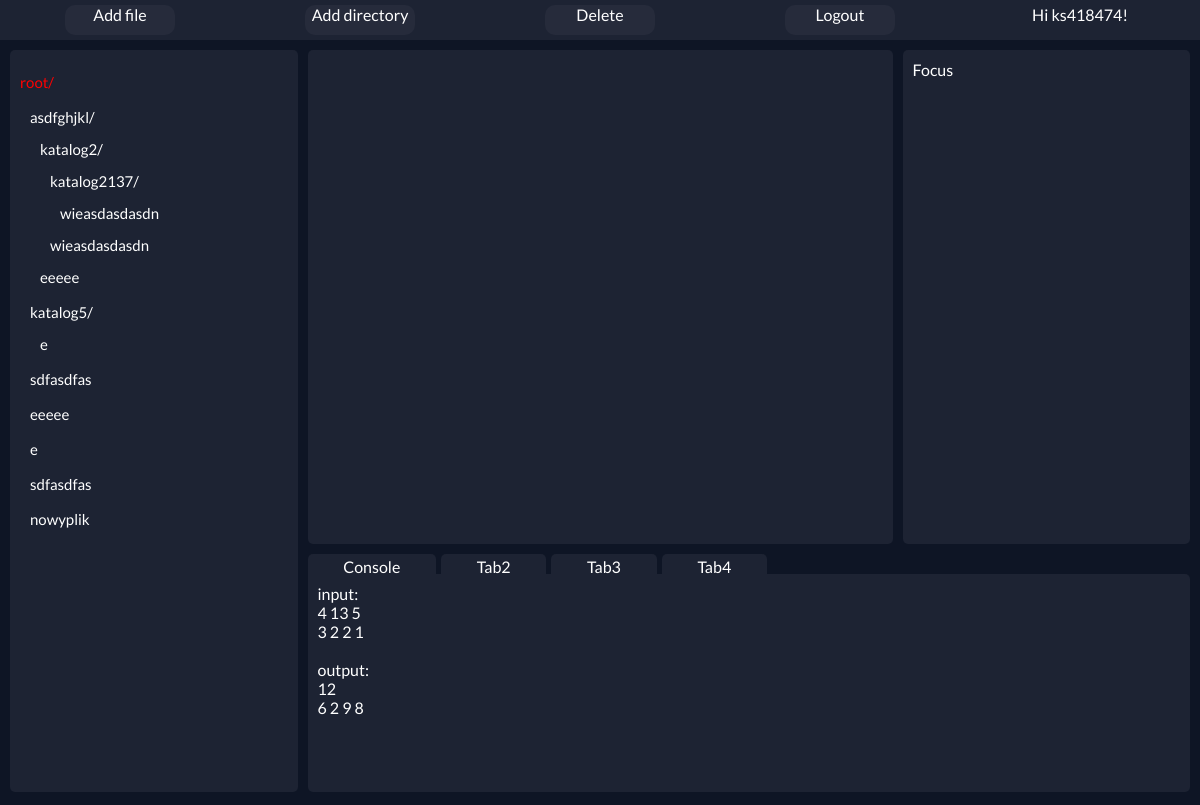
The app's page / (signed in) with its own data.
### utils/models.py (models this page shows, shortened)
class Entity(models.Model):
    timestamp = models.DateTimeField(default=timezone.now)
    validity_flag = models.BooleanField(default=True)

class Directory(Entity):
    name = models.CharField(max_length=50)
    description = models.CharField(max_length=255, blank=True, default='')
    creation_date = models.DateTimeField(default=timezone.now)
    owner = models.ForeignKey(User, on_delete=models.CASCADE)
    availability_flag = models.BooleanField(default=True)
    parent_dir = models.ForeignKey('Directory', on_delete=models.CASCADE, null=True)

class File(Entity):
    name = models.CharField(max_length=50)
    description = models.CharField(max_length=255, blank=True, default='')
    creation_date = models.DateTimeField(default=timezone.now)
    owner = models.ForeignKey(User, on_delete=models.CASCADE)
    availability_flag = models.BooleanField(default=True)
    parent_dir = models.ForeignKey('Directory', on_delete=models.CASCADE, null=True)
    content = models.FileField(upload_to='users_files/', default='')

### utils/views.py (the view)
# urls.py: path('', views.index, name='index'),
def index(request, id=-1):
    if not request.user.is_authenticated:
        dir_tree = ''
        file_content = ''
        return render(request, 'utils/base.html')
    dirs = Directory.objects.all().filter(parent_dir=None, owner=request.user)
    return render(request, 'utils/base.html', {
        'files' : File.objects.all(),
        'directories' : Directory.objects.all(),
        'currentDir' : None,
    })

### utils/templates/utils/base.html (shortened to what this page needs)
{% load static %}
<!DOCTYPE html>
<html lang="en">
<head>
    <link rel="stylesheet" type ="text/css" href="{% static 'utils/style.css' %}">
</head>
<body>
    <div class="navbar-grid">
        {% if user.is_authenticated %}
            <a class="btn" id="add-file-btn">
                Add file
            </a>
            <p class="btn" id="add-dir-btn">
                Add directory
            </p>
            <a class="btn" id="delete-btn">
                Delete
            </a>
            <a class="btn" href="/accounts/logout">
                Logout
            </a>
            <p class="hello">
                Hi {{ user.username }}!
            </p>
        {% endif %}
    </div>
    <div class="panels-grid-container">
        <div class="fileSelector">
            {% if user.is_authenticated %}
                <pre><span id="-1" class="preformatted preformatted-hover dir-listed">root/</span></pre>
            {% endif %}
            {% for dir in directories %}
                {% if dir.owner == user and dir.availability_flag == True and dir.parent_dir == currentDir %}
                <ul>
                    {% with currentDir=dir template_name="utils/recursive.html"%}
                        {% include template_name %}
                    {% endwith %}
                </ul>
                {% endif %}
            {% endfor %}
            {% for file in files %}
                {% if file.owner == user and file.availability_flag == True and file.parent_dir == currentDir %}
                <ul>
                    <pre><span id="{{ file.id }}" class="preformatted preformatted-hover file-listed" onclick="putInput('{{ file.content.url }}', 'textField')">{{ file.name }}</span></pre>
                </ul>
                {% endif %}
            {% endfor %}
        </div>
        <div class="textField">
        </div>
        <div class="focusElements" id="focus">
            Focus
        </div>
        <div class="tabs">
            <div class="tabsSelector tab-grid-container">
                <div class="tab">Console</div>
                <div class="tab">Tab2</div>
                <div class="tab">Tab3</div>
                <div class="tab">Tab4</div>
            </div>
            <div class="tabsContainer">
                input: <br> 4 13 5 <br> 3 2 2 1 <br>
                <br> output: <br> 12 <br> 6 2 9 8 <br>
            </div>
        </div>
    </div>
</body>
</html>

### utils/templates/utils/recursive.html (shortened to what this page needs)
{% load static %}
<!DOCTYPE html>
<html lang="en">
<head>
    <link rel="stylesheet" type ="text/css" href="{% static 'utils/style.css' %}">
</head>
<body>
    <li> <pre><span id="{{ currentDir.id }}" class="preformatted preformatted-hover dir-listed">{{ currentDir.name }}/</span></pre>
        {% for dir in directories %}
            {% if dir.owner == user and dir.availability_flag == True and dir.parent_dir == currentDir %}
            <ul>
                {% with currentDir=dir template_name="utils/recursive.html"%}
                    {% include template_name %}
                {% endwith %}
            </ul>
            {% endif %}
        {% endfor %}
        {% for file in files %}
            {% if file.owner == user and file.availability_flag == True and file.parent_dir == currentDir %}
            <ul>
                <pre><span id="{{ file.id }}" class="preformatted preformatted-hover file-listed" onclick="putInput('{{ file.content.url }}', 'textField')">{{ file.name }}</span></pre>
            </ul>
            {% endif %}
        {% endfor %}
    </li>
</body>
</html>

### utils/static/utils/style.css (style rules this page uses)
:root { --bg: rgba(14, 21, 37, 255); --panel: rgba(29, 35, 51, 255); --button: rgba(38, 43, 59, 255); --button-focus: rgba(32, 171, 70, 255); }
ul { list-style-type: none; padding-left: 10px; }
.preformatted { font-size: 15px; font-family: 'Lato', sans-serif; }
a { text-decoration: none; color: white; }
.btn { display: inline-block; background-color: var(--button); height: 30px; width: 110px; border-radius: 10px; margin: auto; text-align: center; }
.hello { display: inline-block; height: 30px; width: 110px; border-radius: 10px; margin: auto; text-align: center; }
body { background-color: var(--bg); height: 100vh; color: white; padding: 0 0 5px; margin: 0; font-family: 'Lato', sans-serif; }
.navbar-grid { display: grid; background-color: var(--panel); grid-template-columns: auto auto auto auto auto; width: 100%; height: 40px; }
.panels-grid-container { display: grid; background-color: var(--bg); grid-template-columns: 25% 50% 25%; grid-template-rows: 33% 34% 33%; height: calc(99% + -40px); padding: 5px; position: relative; }
.panels-grid-container>div { margin: 5px; }
.fileSelector { grid-row: 1 / 4; background-color: var(--panel); padding: 10px; border-radius: 5px; overflow-y: auto; }
.textField { grid-row: 1 / 3; background-color: var(--panel); padding: 10px; border-radius: 5px; overflow-y: auto; }
.focusElements { grid-row: 1 / 3; background-color: var(--panel); padding: 10px; border-radius: 5px; overflow-y: auto; }
.tabs { grid-column: 2 / 4; padding: 0; position: relative; }
.tabsSelector { height: 20px; width: 100%; position: absolute; top: 0; text-align: center; }
.tabsContainer { background-color: var(--panel); height: calc(100% + -40px); width: calc(100% + -20px); border-radius: 0 5px 5px 5px; padding: 10px; position: absolute; bottom: 0; overflow-y: auto; }
.tab-grid-container { display: grid; grid-template-rows: 100%; grid-template-columns: auto auto auto auto auto auto auto auto auto auto; grid-column-gap: 5px; }
.tab { background-color: var(--panel); border-radius: 5px 5px 0 0; padding: 3px; overflow: hidden; }

### records on screen
Directory: name "asdfghjkl"
Directory: name "katalog2"
Directory: name "katalog2137"
File: name "wieasdasdasdn"
File: name "wieasdasdasdn"
File: name "eeeee"
Directory: name "katalog5"
File: name "e"
File: name "sdfasdfas"
File: name "eeeee"
File: name "e"
File: name "sdfasdfas"
File: name "nowyplik"

### other values on screen
{{ user.username }} "ks418474"
